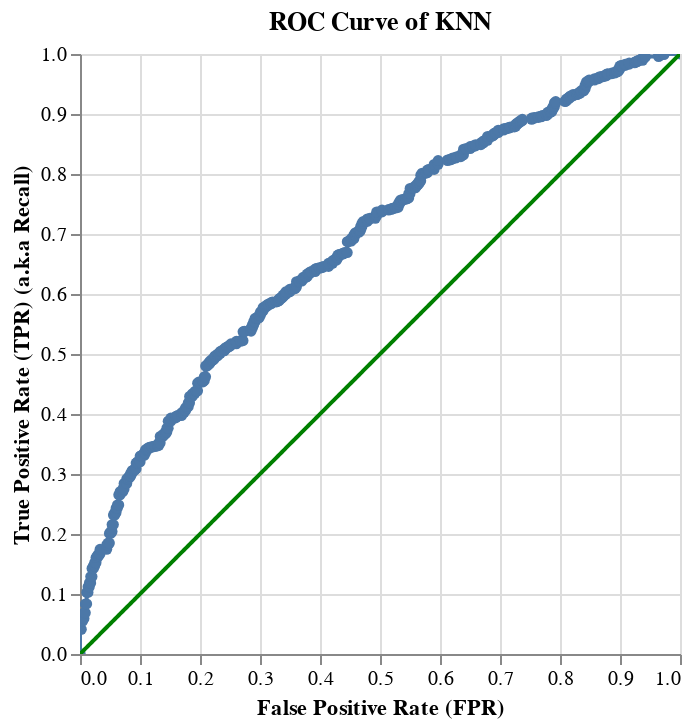

This figure's notebook cell:
### Markdown cell above
AUC Score is 0.69 which is better than the above two classifier.

### Code cell
df = pd.DataFrame({'fpr': fpr, 'tpr': tpr})
base = alt.Chart(df,title='ROC Curve of KNN').properties(width=300)

roc_curve = base.mark_line(point=True).encode(alt.X('fpr', title='False Positive Rate (FPR)',  sort=None),
    alt.Y('tpr', title='True Positive Rate (TPR) (a.k.a Recall)'),
)

roc_rule = base.mark_line(color='green').encode(x='fpr',y='fpr',size=alt.value(2)
)
(roc_curve + roc_rule).interactive()

### Figure 1 — Vega-Lite specification as saved in the notebook (floating-point values rounded to 4 significant figures; data arrays with more than 128 entries replaced by an {"elided": "..."} marker saying what was removed)
{"config": {"view": {"continuousWidth": 400, "continuousHeight": 300}}, "layer": [{"mark": {"type": "line", "point": true}, "encoding": {"x": {"type": "quantitative", "field": "fpr", "sort": null, "title": "False Positive Rate (FPR)"}, "y": {"type": "quantitative", "field": "tpr", "title": "True Positive Rate (TPR) (a.k.a Recall)"}}, "selection": {"selector003": {"type": "interval", "bind": "scales", "encodings": ["x", "y"]}}, "title": "ROC Curve of KNN", "width": 300}, {"mark": {"type": "line", "color": "green"}, "encoding": {"size": {"value": 2}, "x": {"type": "quantitative", "field": "fpr"}, "y": {"type": "quantitative", "field": "fpr"}}, "title": "ROC Curve of KNN", "width": 300}], "data": {"name": "data-3d059524c30360dbb1e750f8a9c2d806"}, "$schema": "https://vega.github.io/schema/vega-lite/v4.8.1.json", "datasets": {"data-3d059524c30360dbb1e750f8a9c2d806": {"elided": "540 records"}}}
